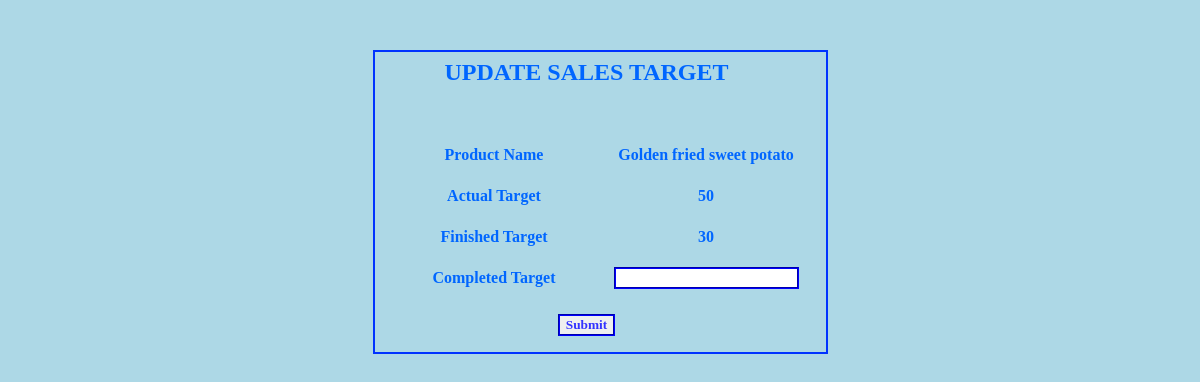
The app's page /sales_update.php?id=1 with its own data.
### tables this page shows
CREATE TABLE IF NOT EXISTS `productlist` (
  `prod_id` int(11) NOT NULL AUTO_INCREMENT,
  `prod_name` varchar(50) NOT NULL,
  `target` int(11) NOT NULL,
  PRIMARY KEY (`prod_id`)
);

CREATE TABLE IF NOT EXISTS `sales_target` (
  `id` int(11) NOT NULL AUTO_INCREMENT,
  `p_id` int(11) NOT NULL,
  `sales_id` int(11) NOT NULL,
  `target` int(11) NOT NULL,
  `completed` int(10) NOT NULL,
  `status` varchar(20) NOT NULL,
  `created` date NOT NULL,
  PRIMARY KEY (`id`)
);

### sales_update.php (the view, shortened to what this page needs)
<?php
include("dbcon.php");
?>
<!DOCTYPE html PUBLIC "-//W3C//DTD XHTML 1.0 Transitional//EN" "http://www.w3.org/TR/xhtml1/DTD/xhtml1-transitional.dtd">
<html xmlns="http://www.w3.org/1999/xhtml">
<head>
</head>
<body bgcolor="lightblue">
<?php
if($_GET['id']){
	$pid=$_GET['id'];
}else{
header("Location: salesblank.php");
}
$x1 = mysqli_query($con,"select * from sales_target where id =$pid");
$x2 = mysqli_fetch_array($x1,MYSQLI_ASSOC);
$x2pid=$x2['p_id'];
$x3 = mysqli_query($con,"select prod_name from productlist where prod_id ='$x2pid'");
$ing = mysqli_fetch_array($x3);
?>
<form id="form1" name="form1" method="post" action="">
  <div align="center">
    <p>&nbsp;</p>
    <table width="455" height="177" border="1" cellpadding="0" cellspacing="0" bordercolor="#0033FF">
      <tr>
        <th width="425" scope="col"><table width="424" height="156" border="0" cellpadding="0" cellspacing="0">
          <tr>
            <td height="41" colspan="2" align="center"><span class="style1">UPDATE SALES TARGET</span></td>
          </tr>
          <tr>
            <td height="41" colspan="2" align="center">
            </td>
            </tr>
          <tr>
            <td width="240" height="41" align="center">Product Name</td>
            <td width="183" align="center"><label>
             <?php echo $ing['prod_name'];?>
              </label>
            </td>
          </tr>
          <tr>
           	<td width="240" height="41" align="center">Actual Target</td>
            <td width="183" align="center"><label>
             <?php echo $x2['target'];?>
              </label>
            </td>
          </tr>
          <tr>
           	<td width="240" height="41" align="center">Finished Target</td>
            <td width="183" align="center"><label>
             <?php echo $x2['completed'];?>
              </label>
            </td>
          </tr>
          <tr>
         	 <?php if($x2['completed']  !=  $x2['target']) { ?>
            <td width="240" height="41" align="center">Completed Target</td>
            <td width="183" align="center"><label>
               <input type="text" name="target" id="completed"/>
               </label>
            </td>
          </tr>
            <td height="33" colspan="2"><p align="center">
                <label>
                <input name="updatetarget" type="submit" id="updatetarget" value="Submit" onclick="return validate()"/>
                </label>
            </p></td>
             <?php }else{ ?>
			  <td colspan="2" width="240" height="41" align="center"><p align='center' style="color:green">Target Completed </p></td>
			 <?php } ?>
          </tr>
        </table></th>
    <p>&nbsp;</p>
  </div>
</form>
</body>
</html>

### sales_update.php (style rules this page uses)
td { font-family: georgia; color:#0066FF; text-decoration:none; }
input { background-image:url(benito/bg201.gif); border-color:#0000FF; color:#3333FF; font-family:Georgia; font-weight:bold; border-style:groove; }
.style1 { font-size: 24px }

### records on screen
productlist: prod_name "Golden fried sweet potato"
sales_target: target "50", completed "30"
